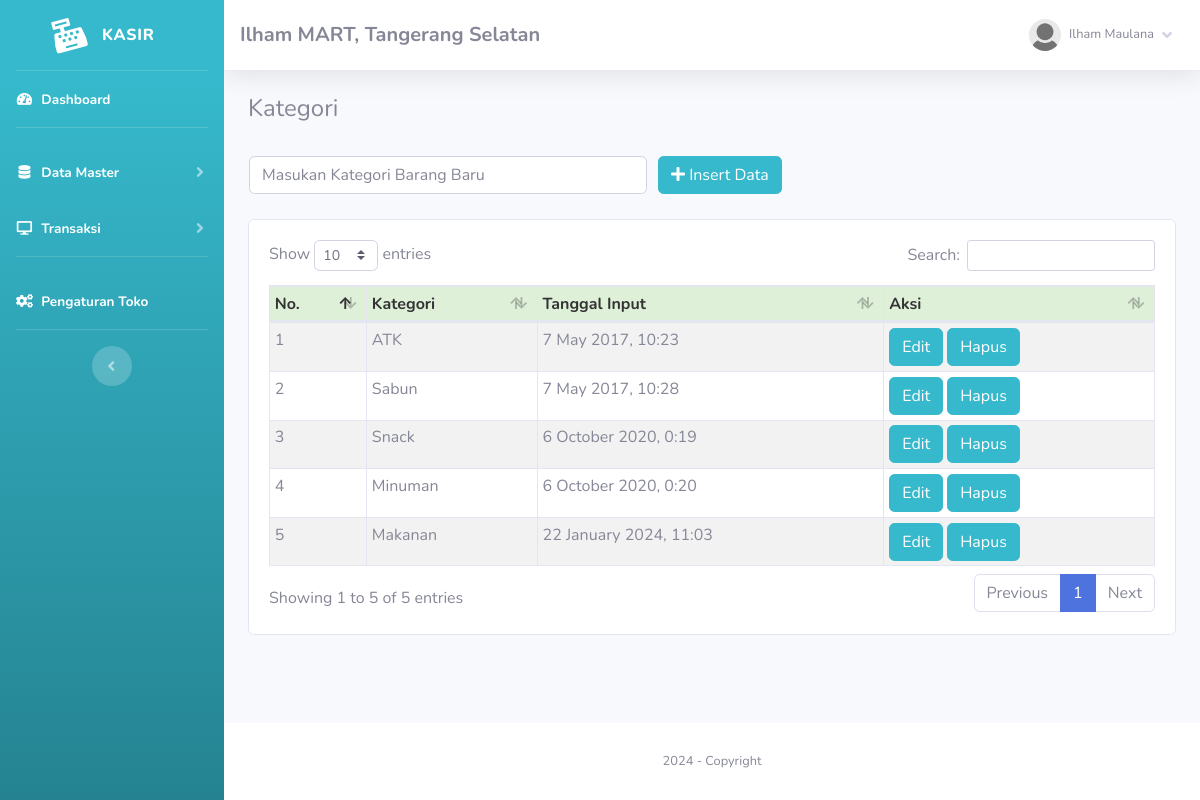
Screenshot of /index.php?page=kategori (signed in) with the database file from the repository.
### tables this page shows
CREATE TABLE `toko` (
  `id_toko` int(11) NOT NULL,
  `nama_toko` varchar(255) NOT NULL,
  `alamat_toko` text NOT NULL,
  `tlp` varchar(255) NOT NULL,
  `nama_pemilik` varchar(255) NOT NULL
);

CREATE TABLE `member` (
  `id_member` int(11) NOT NULL,
  `nm_member` varchar(255) NOT NULL,
  `alamat_member` text NOT NULL,
  `telepon` varchar(255) NOT NULL,
  `email` varchar(255) NOT NULL,
  `gambar` text NOT NULL,
  `NIK` text NOT NULL
);

CREATE TABLE `kategori` (
  `id_kategori` int(11) NOT NULL,
  `nama_kategori` varchar(255) NOT NULL,
  `tgl_input` varchar(255) NOT NULL
);

### admin/module/kategori/index.php (the view, shortened to what this page needs)
<h4>Kategori</h4>
<br />
<?php
	if(!empty($_GET['uid'])){
	$sql = "SELECT * FROM kategori WHERE id_kategori = ?";
	$row = $config->prepare($sql);
	$row->execute(array($_GET['uid']));
	$edit = $row->fetch();
?>
<form method="POST" action="fungsi/edit/edit.php?kategori=edit">
    <table>
        <tr>
            <td style="width:25pc;"><input type="text" class="form-control" value="<?= $edit['nama_kategori'];?>"
                    required name="kategori" placeholder="Masukan Kategori Barang Baru">
                <input type="hidden" name="id" value="<?= $edit['id_kategori'];?>">
            </td>
            <td style="padding-left:10px;"><button id="tombol-simpan" class="btn btn-primary"><i class="fa fa-edit"></i>
                    Ubah Data</button></td>
        </tr>
    </table>
</form>
<?php }else{?>
<form method="POST" action="fungsi/tambah/tambah.php?kategori=tambah">
    <table>
        <tr>
            <td style="width:25pc;"><input type="text" class="form-control" required name="kategori"
                    placeholder="Masukan Kategori Barang Baru"></td>
            <td style="padding-left:10px;"><button id="tombol-simpan" class="btn btn-info"><i class="fa fa-plus"></i>
                    Insert Data</button></td>
        </tr>
    </table>
</form>
<?php }?>
<br />
<div class="card card-body">
    <div class="table-responsive">
        <table class="table table-bordered table-striped table-sm" id="example1">
            <thead>
                <tr style="background:#DFF0D8;color:#333;">
                    <th>No.</th>
                    <th>Kategori</th>
                    <th>Tanggal Input</th>
                    <th>Aksi</th>
                </tr>
            </thead>
            <tbody>
                <?php
				$hasil = $lihat -> kategori();
				$no=1;
				foreach($hasil as $isi){
			?>
                <tr>
                    <td><?php echo $no;?></td>
                    <td><?php echo $isi['nama_kategori'];?></td>
                    <td><?php echo $isi['tgl_input'];?></td>
                    <td>
                        <a href="index.php?page=kategori&uid=<?php echo $isi['id_kategori'];?>"><button
                                class="btn btn-info">Edit</button></a>
                        <a href="fungsi/hapus/hapus.php?kategori=hapus&id=<?php echo $isi['id_kategori'];?>"
                            onclick="javascript:return confirm('Hapus Data Kategori ?');"><button
                                class="btn btn-info">Hapus</button></a>
                    </td>
                </tr>
                <?php $no++; }?>
            </tbody>
        </table>
    </div>
</div>

### admin/template/sidebar.php (shortened to what this page needs)
<?php
    $id = $_SESSION['admin']['id_member'];
    $hasil_profil = $lihat -> member_edit($id);
?>
<ul class="navbar-nav bg-gradient-info sidebar sidebar-dark accordion" id="accordionSidebar">
    <a class="sidebar-brand d-flex align-items-center justify-content-center" href="index.php">
        <div class="sidebar-brand-icon rotate-n-15">
            <i class="fas fa-cash-register"></i>
        </div>
        <div class="sidebar-brand-text mx-3">Kasir<sup></sup></div>
    </a>
    <hr class="sidebar-divider my-0">
    <li class="nav-item active">
        <a class="nav-link" href="index.php">
            <i class="fas fa-fw fa-tachometer-alt"></i>
            <span>Dashboard</span></a>
    </li>
    <hr class="sidebar-divider">
    <li class="nav-item active">
        <a class="nav-link collapsed" href="#" data-toggle="collapse" data-target="#collapseTwo" aria-expanded="true"
            aria-controls="collapseTwo">
            <i class="fas fa-fw fa-database"></i>
            <span>Data Master</span>
        </a>
    </li>
    <li class="nav-item active">
        <a class="nav-link collapsed" href="#" data-toggle="collapse" data-target="#collapse3" aria-expanded="true"
            aria-controls="collapse3">
            <i class="fas fa-fw fa-desktop"></i>
            <span>Transaksi</span>
        </a>
    </li>
    <hr class="sidebar-divider">
    <li class="nav-item active">
        <a class="nav-link" href="index.php?page=pengaturan">
            <i class="fas fa-fw fa-cogs"></i>
            <span>Pengaturan Toko</span></a>
    </li>
    <hr class="sidebar-divider d-none d-md-block">
    <div class="text-center d-none d-md-inline">
        <button class="rounded-circle border-0" id="sidebarToggle"></button>
    </div>
</ul>
<div id="content-wrapper" class="d-flex flex-column">
    <div id="content">
        <nav class="navbar navbar-expand navbar-light bg-white topbar mb-4 static-top shadow">
            <h5 class="d-lg-block d-none mt-2"><b><?php echo $toko['nama_toko'];?>, <?php echo $toko['alamat_toko'];?></b></h5>
            <ul class="navbar-nav ml-auto">
                <li class="nav-item dropdown no-arrow">
                    <a class="nav-link dropdown-toggle" href="#" id="userDropdown" role="button" data-toggle="dropdown"
                        aria-haspopup="true" aria-expanded="false">
                        <img class="img-profile rounded-circle"
                            src="assets/img/user/<?php echo $hasil_profil['gambar'];?>">
                        <span
                            class="mr-2 d-none d-lg-inline text-gray-600 small ml-2"><?php echo $hasil_profil['nm_member'];?></span>
                        <i class="fas fa-angle-down"></i>
                    </a>
                </li>
            </ul>
        </nav>
        <div class="container-fluid">

### rows the page displays
toko: nama_toko "Ilham MART", alamat_toko "Tangerang Selatan"
kategori: nama_kategori "ATK", tgl_input "7 May 2017, 10:23"
kategori: nama_kategori "Sabun", tgl_input "7 May 2017, 10:28"
kategori: nama_kategori "Snack", tgl_input "6 October 2020, 0:19"
kategori: nama_kategori "Minuman", tgl_input "6 October 2020, 0:20"
kategori: nama_kategori "Makanan", tgl_input "22 January 2024, 11:03"

### other values shown
$hasil_profil['nm_member'] "Ilham Maulana"
